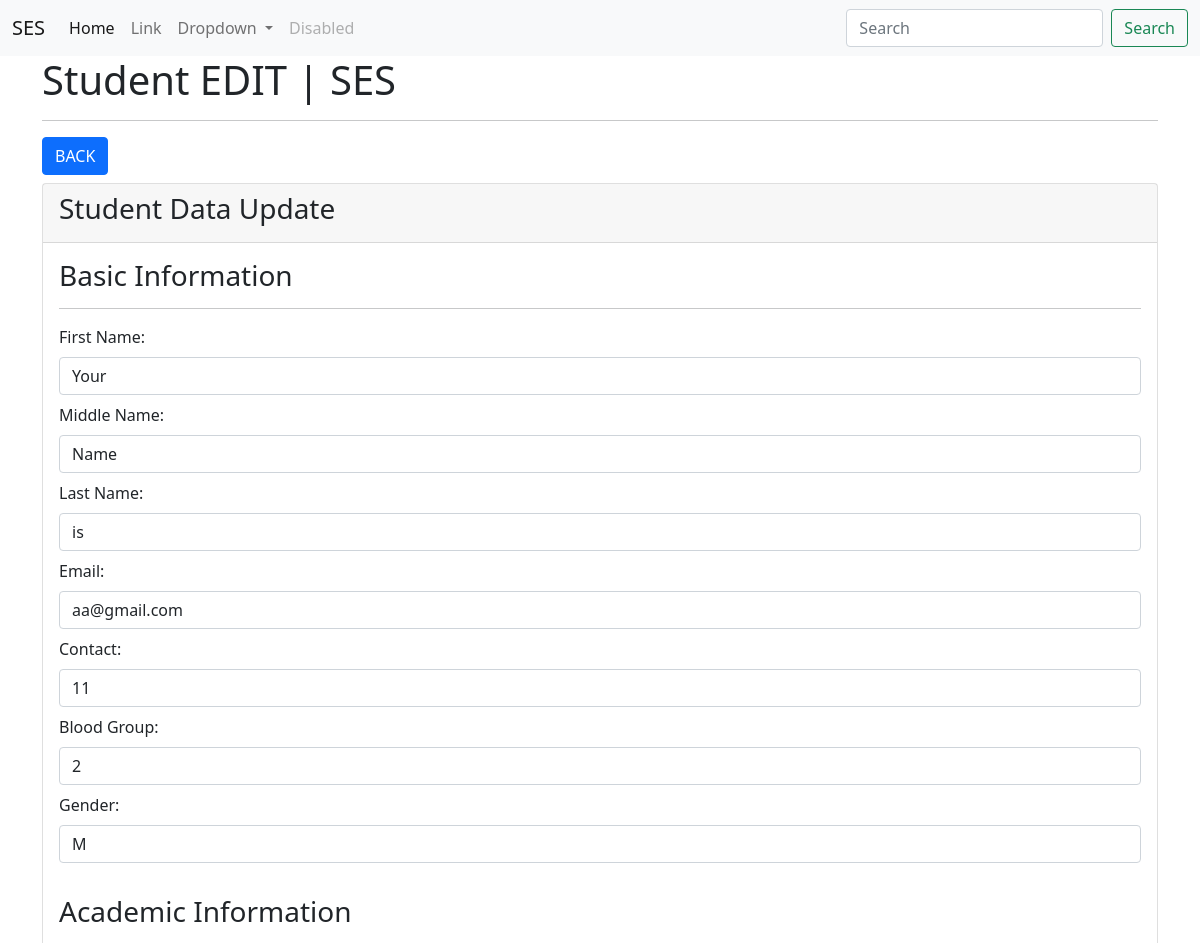
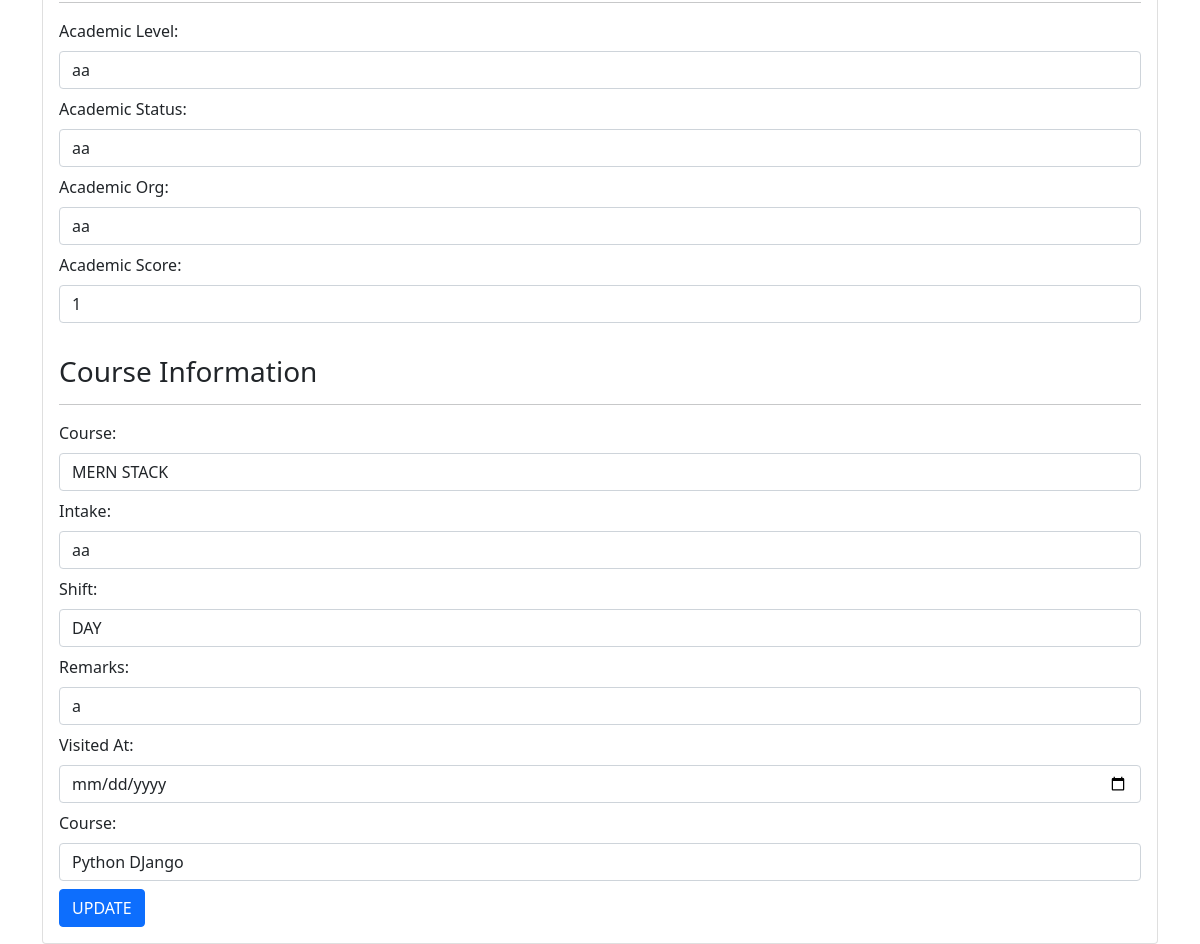
Screenshot of /ses/students/edit/3/ (signed in) with the database file from the repository (2 pictures, top to bottom).
### studentMgmtApp/models.py (models this page shows, shortened)
class Student(models.Model):
    first_name = models.CharField(max_length=100)
    middle_name = models.CharField(max_length=100, null=True, blank=True)
    last_name = models.CharField(max_length=100)
    email = models.EmailField()
    contact = models.CharField(max_length=100)
    gender = models.CharField(max_length=100)
    blood_group = models.CharField(max_length=100)
    academic_level = models.CharField(max_length=200)
    academic_status = models.CharField(max_length=100)
    academic_org = models.CharField(max_length=200)
    academic_score = models.CharField(max_length=200, null=True, blank=True)
    course = models.ForeignKey(Course, on_delete=models.CASCADE)
    intake = models.CharField(max_length=200, null=True, blank=True)
    shift = models.CharField(max_length=100, null=True, blank=True)
    remarks = models.CharField(max_length=200)
    visited_at = models.DateTimeField(default=datetime.now())
    class Meta:
        db_table = "app_students"

class Course(models.Model):
    title = models.CharField(max_length=200)
    code = models.CharField(max_length=20)
    def __str__(self):
        return self.title
    class Meta:
        db_table = "app_courses"

### studentMgmtApp/views.py (the view)
# urls.py: path("students/edit/<int:id>/", views.student_edit, name="students.edit"),
def student_edit(request, id):
    if not request.session.has_key("session_email"):
        return redirect("users.login")
    data = Student.objects.get(id=id)
    courses = Course.objects.all()
    context = {"data": data, "courses": courses}
    return render(request, "students/edit.html", context)

### studentMgmtApp/templates/students/edit.html (shortened to what this page needs)
{% extends "layouts/base.html" %}
{% load static %}
{% block body_content %}
<div class="container">
    <h1>Student EDIT | SES</h1>
    <hr>
    <a href="{% url 'students.index' %}" class="btn btn-primary mb-2">BACK</a>
    <div class="card">
        <form action="{% url 'students.update' %}" method="POST">
            <div class="card-header">
                <h3>Student Data Update</h3>
            </div>
            <div class="card-body">
                <h3>Basic Information</h3>
                <hr>
                <div class="form-group mb-2">
                    <label for="first_name" class="mb-2">First Name:</label>
                    <input type="text" class="form-control" name="first_name" value="{{ data.first_name }}">
                </div>
                <div class="form-group mb-2">
                    <label for="middle_name" class="mb-2">Middle Name:</label>
                    <input type="text" class="form-control" name="middle_name" value="{{ data.middle_name }}">
                </div>
                <div class="form-group mb-2">
                    <label for="last_name" class="mb-2">Last Name:</label>
                    <input type="text" class="form-control" name="last_name" value="{{ data.last_name }}">
                </div>
                <div class="form-group mb-2">
                    <label for="email" class="mb-2">Email:</label>
                    <input type="email" class="form-control" name="email" value="{{ data.email }}">
                </div>
                <div class="form-group mb-2">
                    <label for="contact" class="mb-2">Contact:</label>
                    <input type="text" class="form-control" name="contact" value="{{ data.contact }}">
                </div>
                <div class="form-group mb-2">
                    <label for="blood_group" class="mb-2">Blood Group:</label>
                    <input type="text" class="form-control" name="blood_group" value="{{ data.blood_group }}">
                </div>
                <div class="form-group mb-2">
                    <label for="gender" class="mb-2">Gender:</label>
                    <input type="text" class="form-control" name="gender" value="{{ data.gender }}">
                </div>
                <br>
                <h3>Academic Information</h3>
                <hr>
                <div class="form-group mb-2">
                    <label for="academic_level" class="mb-2">Academic Level:</label>
                    <input type="text" class="form-control" name="academic_level" value="{{ data.academic_level }}">
                </div>
                <div class="form-group mb-2">
                    <label for="academic_status" class="mb-2">Academic Status:</label>
                    <input type="text" class="form-control" name="academic_status" value="{{ data.academic_status }}">
                </div>
                <div class="form-group mb-2">
                    <label for="academic_org" class="mb-2">Academic Org:</label>
                    <input type="text" class="form-control" name="academic_org" value="{{ data.academic_org }}">
                </div>
                <div class="form-group mb-2">
                    <label for="academic_score" class="mb-2">Academic Score:</label>
                    <input type="text" class="form-control" name="academic_score" value="{{ data.academic_score }}">
                </div>
                <br>
                <h3>Course Information</h3>
                <hr>
                <div class="form-group mb-2">
                    <label for="course" class="mb-2">Course:</label>
                    <select name="course_id" class="form-control">
                        {% for val in courses %}
                        <option value="{{ val.id }}">{{ val.title }}</option>
                        {% endfor %}
                    </select>
                </div>
                <div class="form-group mb-2">
                    <label for="intake" class="mb-2">Intake:</label>
                    <input type="text" class="form-control" name="intake" value="{{ data.intake }}">
                </div>
                <div class="form-group mb-2">
                    <label for="shift" class="mb-2">Shift:</label>
                    <input type="text" class="form-control" name="shift" value="{{ data.shift }}">
                </div>
                <div class="form-group mb-2">
                    <label for="remarks" class="mb-2">Remarks:</label>
                    <input type="text" class="form-control" name="remarks" value="{{ data.remarks }}">
                </div>
                <div class="form-group mb-2">
                    <label for="visited_at" class="mb-2">Visited At:</label>
                    <input type="date" class="form-control" name="visited_at" value="{{ data.visited_at }}">
                </div>
                <div class="form-group mb-2">
                    <label for="course" class="mb-2">Course:</label>
                    <input type="text" class="form-control" name="course" value="{{ data.course }}">
                </div>
                <div class="form-group">
                    <input type="submit" class="btn btn-primary" value="UPDATE">
                </div>
            </div>
        </form>
    </div>
</div>
{% endblock %}

### rows the page displays
Student: first_name "Your", middle_name "Name", last_name "is", email "aa@gmail.com", contact "11", blood_group "2", gender "M", academic_level "aa", academic_status "aa", academic_org "aa", academic_score "1", intake "aa", shift "DAY", remarks "a", course "Python DJango"

### other values shown
form field course_id "MERN STACK"
